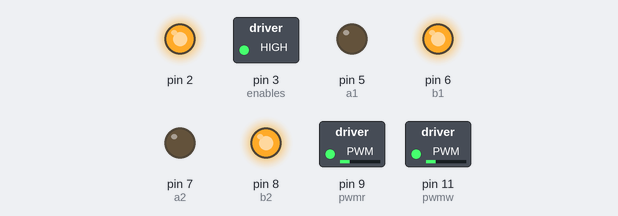
Simulated run of this sketch. Board: Arduino Uno, built with avr-gcc and run on an emulated ATmega328P. On the bench: switched loads named in the sketch (green lamp = pin HIGH), output pins drawn as LEDs (lit = HIGH).

Above: at 0.1 s.
At 3.1 s:
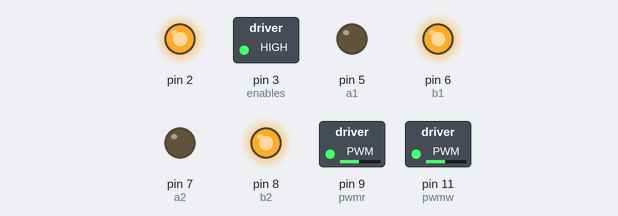
At 8.1 s:
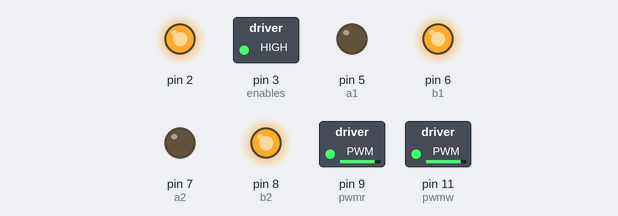
At 16.1 s:
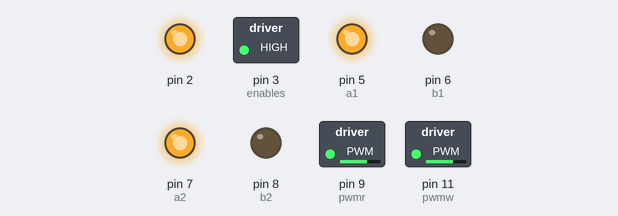
At 26.6 s:
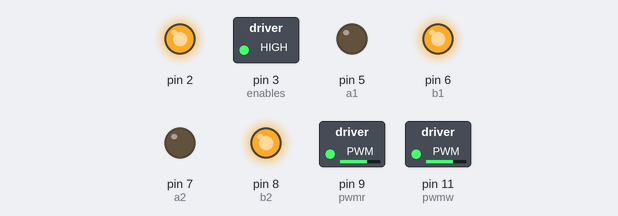
At 39.75 s:
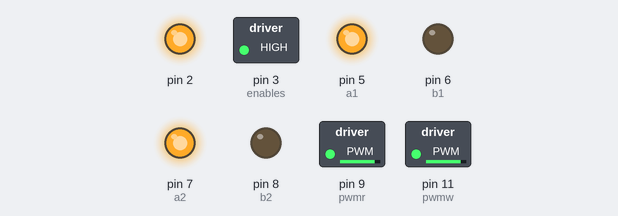
Timing chart, 0 to 40.0 s (numbered marks = the images above):
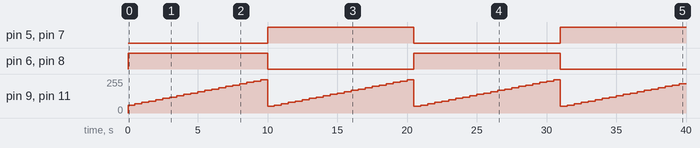

The sketch:

monarduino.ino
```cpp
/*
template<int T_EN, int T_PWM, int T_A, int T_B>
class Motor{
  Motor()
}
*/
int pwmr = 9; int a2 = 7; int b2 = 8; //2
int pwmw = 11; int a1 = 5; int b1 = 6; //1

void setup() {
  pinMode(pwmw, OUTPUT); pinMode(a1, OUTPUT); pinMode(b1, OUTPUT); //1
  pinMode(pwmr, OUTPUT); pinMode(a2, OUTPUT); pinMode(b2, OUTPUT); //2

  pinMode(2, OUTPUT); pinMode(3, OUTPUT); //enables
  digitalWrite(2,HIGH); digitalWrite(3,HIGH);
}

int c = 50; bool flag = 0;

void loop() {

  c+=10;

  if (c>250) {c=50; flag = !flag;}
  if (flag) {digitalWrite(b2,LOW); digitalWrite(a2,HIGH); digitalWrite(b1,LOW); digitalWrite(a1,HIGH);}
  else {digitalWrite(a2,LOW); digitalWrite(b2,HIGH); digitalWrite(a1,LOW); digitalWrite(b1,HIGH);}

  analogWrite(pwmr, c); analogWrite(pwmw, c);

  delay(500);
}
```

Measured:
- by itself, pin 5 (a1), pin 7 (a2): LOW → HIGH at 10.0 s, → LOW 10.5 s later, → HIGH 10.5 s later
- by itself, pin 6 (b1), pin 8 (b2): alternates HIGH for 10.3 s and LOW for 10.5 s
- by itself, pin 9 (pwmr), pin 11 (pwmw): ramps from 50/255 to 250/255 and jumps back, once every 10.5 s
